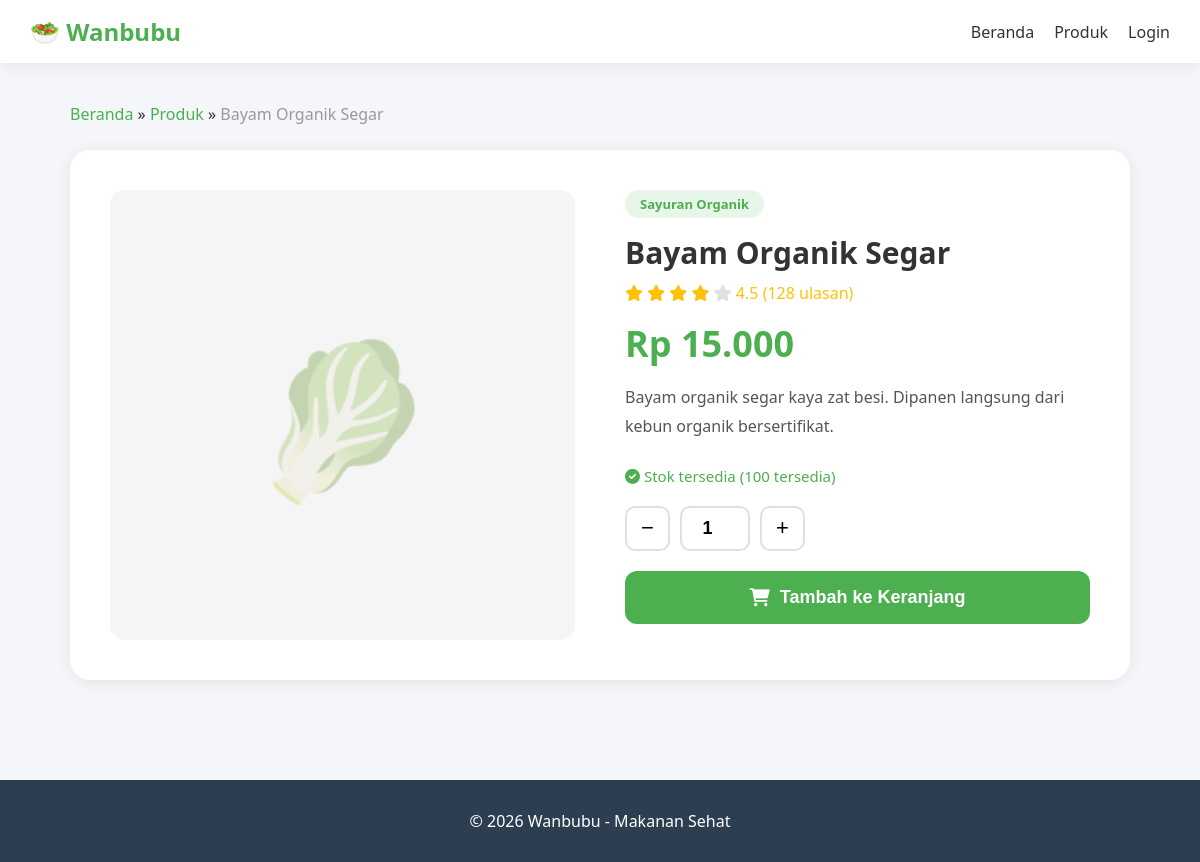
Page /pages/product-detail.php?slug=bayam-organik-segar on the committed database.
### tables this page shows
CREATE TABLE products (
    id INT PRIMARY KEY AUTO_INCREMENT,
    category_id INT,
    nama VARCHAR(200) NOT NULL,
    slug VARCHAR(200) UNIQUE NOT NULL,
    deskripsi TEXT,
    harga INT NOT NULL,
    stok INT DEFAULT 0,
    gambar VARCHAR(255) DEFAULT 'default-product.jpg',
    rating DECIMAL(2,1) DEFAULT 0,
    total_rating INT DEFAULT 0,
    is_featured TINYINT(1) DEFAULT 0,
    is_active TINYINT(1) DEFAULT 1,
    created_at TIMESTAMP DEFAULT CURRENT_TIMESTAMP,
    updated_at TIMESTAMP DEFAULT CURRENT_TIMESTAMP ON UPDATE CURRENT_TIMESTAMP,
    FOREIGN KEY (category_id) REFERENCES categories(id) ON DELETE SET NULL
);

CREATE TABLE categories (
    id INT PRIMARY KEY AUTO_INCREMENT,
    nama VARCHAR(100) NOT NULL,
    slug VARCHAR(100) UNIQUE NOT NULL,
    deskripsi TEXT,
    created_at TIMESTAMP DEFAULT CURRENT_TIMESTAMP
);

### app/helpers/Session.php (called while the page is built, shortened)
<?php
class Session {
    public static function has($key) {
        return isset($_SESSION[$key]);
    }
    public static function isLoggedIn() {
        return self::has('user_id');
    }
}

### app/models/Database.php (called while the page is built, shortened)
<?php
class Database {
    private $host = 'localhost';
    private $dbname = 'wanbubu_db';
    private $user = 'root';
    private $pass = '';
    private $charset = 'utf8mb4';
    public function connect() {
        $this->conn = null;
        try {
            $dsn = "mysql:host={$this->host};dbname={$this->dbname};charset={$this->charset}";
            $this->conn = new PDO($dsn, $this->user, $this->pass, [
                PDO::ATTR_ERRMODE => PDO::ERRMODE_EXCEPTION,
                PDO::ATTR_DEFAULT_FETCH_MODE => PDO::FETCH_ASSOC,
                PDO::ATTR_EMULATE_PREPARES => false
            ]);
        } catch(PDOException $e) {
            die("Koneksi database gagal: " . $e->getMessage());
        }
        return $this->conn;
    }
}

### app/models/Product.php (called while the page is built, shortened)
<?php
require_once __DIR__ . '/Database.php';
class Product {
    private $db;
    public function __construct() {
        $this->db = (new Database())->connect();
    }
    public function getBySlug($slug) {
        $stmt = $this->db->prepare("SELECT p.*, c.nama as kategori_nama FROM products p LEFT JOIN categories c ON p.category_id = c.id WHERE p.slug = :s");
        $stmt->execute(['s' => $slug]);
        return $stmt->fetch();
    }
}

### pages/product-detail.php (the view, shortened to what this page needs)
<?php
require_once __DIR__ . '/../app/helpers/Session.php';
require_once __DIR__ . '/../app/models/Product.php';
$slug = $_GET['slug'] ?? '';
$productModel = new Product();
$product = $productModel->getBySlug($slug);
?>
<!DOCTYPE html>
<html lang="id">
<head>
    <link rel="stylesheet" href="https://cdnjs.cloudflare.com/ajax/libs/font-awesome/6.0.0/css/all.min.css">
</head>
<body>
    <nav class="navbar">
        <a href="/wanbubu/" class="logo">🥗 Wanbubu</a>
        <div class="nav-links">
            <a href="/wanbubu/">Beranda</a>
            <a href="/wanbubu/pages/products.php">Produk</a>
            <?php if(Session::isLoggedIn()): ?>
                <a href="/wanbubu/pages/cart.php">🛒 Keranjang</a>
                <span>👋 <?php echo htmlspecialchars(Session::get('username')); ?></span>
                <a href="/wanbubu/logout.php">Keluar</a>
            <?php else: ?>
                <a href="/wanbubu/login.php">Login</a>
            <?php endif; ?>
        </div>
    </nav>
    <div class="container">
        <div class="breadcrumb">
            <a href="/wanbubu/">Beranda</a> &raquo;
            <a href="/wanbubu/pages/products.php">Produk</a> &raquo;
            <span><?php echo htmlspecialchars($product['nama']); ?></span>
        </div>
        <div class="detail-grid">
            <div class="detail-image">
                <?php if(!empty($product['gambar']) && $product['gambar'] != 'default-product.jpg'): ?>
                <img src="/wanbubu/uploads/products/<?php echo htmlspecialchars($product['gambar']); ?>" alt="<?php echo htmlspecialchars($product['nama']); ?>">
                <?php else: ?>
                <div class="placeholder">🥬</div>
                <?php endif; ?>
            </div>
            <div class="detail-info">
                <div class="category"><?php echo htmlspecialchars($product['kategori_nama'] ?? 'Umum'); ?></div>
                <h1><?php echo htmlspecialchars($product['nama']); ?></h1>
                <?php if($product['rating'] > 0): ?>
                <div class="rating">
                    <?php for($i = 1; $i <= 5; $i++): ?>
                        <i class="fas fa-star" style="color: <?php echo $i <= $product['rating'] ? '#ffc107' : '#e0e0e0'; ?>;"></i>
                    <?php endfor; ?>
                    <?php echo $product['rating']; ?> (<?php echo $product['total_rating']; ?> ulasan)
                </div>
                <?php endif; ?>
                <div class="price">Rp <?php echo number_format($product['harga'], 0, ',', '.'); ?></div>
                <div class="description">
                    <?php echo nl2br(htmlspecialchars($product['deskripsi'] ?? 'Tidak ada deskripsi')); ?>
                </div>
                <div class="stock <?php echo $product['stok'] > 0 ? 'available' : 'empty'; ?>">
                    <?php if($product['stok'] > 0): ?>
                    <i class="fas fa-check-circle"></i> Stok tersedia (<?php echo $product['stok']; ?> tersedia)
                    <?php else: ?>
                    <i class="fas fa-times-circle"></i> Stok habis
                    <?php endif; ?>
                </div>
                <?php if($product['stok'] > 0): ?>
                <div class="qty-selector">
                    <button onclick="changeQty(-1)">−</button>
                    <input type="number" id="qty" value="1" min="1" max="<?php echo $product['stok']; ?>" readonly>
                    <button onclick="changeQty(1)">+</button>
                </div>
                <button class="btn-add-cart" onclick="addToCart(<?php echo $product['id']; ?>)">
                    <i class="fas fa-shopping-cart"></i> Tambah ke Keranjang
                </button>
                <?php endif; ?>
            </div>
        </div>
    </div>
    <footer>
        <p>&copy; <?php echo date('Y'); ?> Wanbubu - Makanan Sehat</p>
    </footer>
</body>
</html>

### pages/product-detail.php (style rules this page uses)
:root { --primary: #4CAF50; --bg: #f5f6fa; --white: #fff; --shadow: 0 2px 15px rgba(0,0,0,0.08); }
* { margin: 0; padding: 0; box-sizing: border-box; }
body { font-family: 'Segoe UI', Tahoma, Geneva, Verdana, sans-serif; background: var(--bg); color: #333; }
.navbar { background: var(--white); padding: 15px 30px; box-shadow: var(--shadow); display: flex; justify-content: space-between; align-items: center; }
.navbar .logo { font-size: 24px; font-weight: 700; color: var(--primary); text-decoration: none; }
.navbar .nav-links { display: flex; gap: 20px; align-items: center; }
.navbar .nav-links a { text-decoration: none; color: #333; font-weight: 500; }
.container { max-width: 1100px; margin: 0 auto; padding: 40px 20px; }
.breadcrumb { margin-bottom: 25px; }
.breadcrumb a { color: var(--primary); text-decoration: none; }
.breadcrumb span { color: #999; }
.detail-grid { display: grid; grid-template-columns: 1fr 1fr; gap: 50px; background: white; padding: 40px; border-radius: 20px; box-shadow: var(--shadow); }
.detail-image { display: flex; align-items: center; justify-content: center; background: #f5f5f5; border-radius: 15px; min-height: 450px; overflow: hidden; }
.detail-image .placeholder { font-size: 150px; opacity: 0.3; }
.detail-info .category { display: inline-block; background: #e8f5e9; color: var(--primary); padding: 5px 15px; border-radius: 20px; font-size: 13px; font-weight: 600; margin-bottom: 15px; }
.detail-info h1 { font-size: 30px; margin-bottom: 10px; line-height: 1.3; }
.detail-info .rating { color: #ffc107; margin-bottom: 15px; font-size: 16px; }
.detail-info .price { font-size: 36px; font-weight: 700; color: var(--primary); margin-bottom: 15px; }
.detail-info .description { color: #555; line-height: 1.8; margin-bottom: 25px; }
.detail-info .stock { margin-bottom: 20px; font-size: 15px; }
.detail-info .stock.available { color: #4CAF50; }
.qty-selector { display: flex; align-items: center; gap: 10px; margin-bottom: 20px; }
.qty-selector button { width: 45px; height: 45px; border: 2px solid #e0e0e0; background: white; cursor: pointer; font-size: 22px; border-radius: 10px; transition: all 0.3s; }
.qty-selector input { width: 70px; height: 45px; text-align: center; border: 2px solid #e0e0e0; border-radius: 10px; font-size: 18px; font-weight: 600; }
.btn-add-cart { width: 100%; padding: 16px; background: var(--primary); color: white; border: none; border-radius: 12px; font-size: 18px; font-weight: 600; cursor: pointer; transition: background 0.3s; display: flex; align-items: center; justify-content: center; gap: 10px; }
footer { background: #2c3e50; color: white; text-align: center; padding: 30px; margin-top: 60px; }

### rows in the picture
products: nama "Bayam Organik Segar", category.nama "Sayuran Organik", rating "4.5", total_rating "128", harga "15.000", deskripsi "Bayam organik segar kaya zat besi. Dipanen langsung dari kebun organik bersertifikat.", stok "100"
